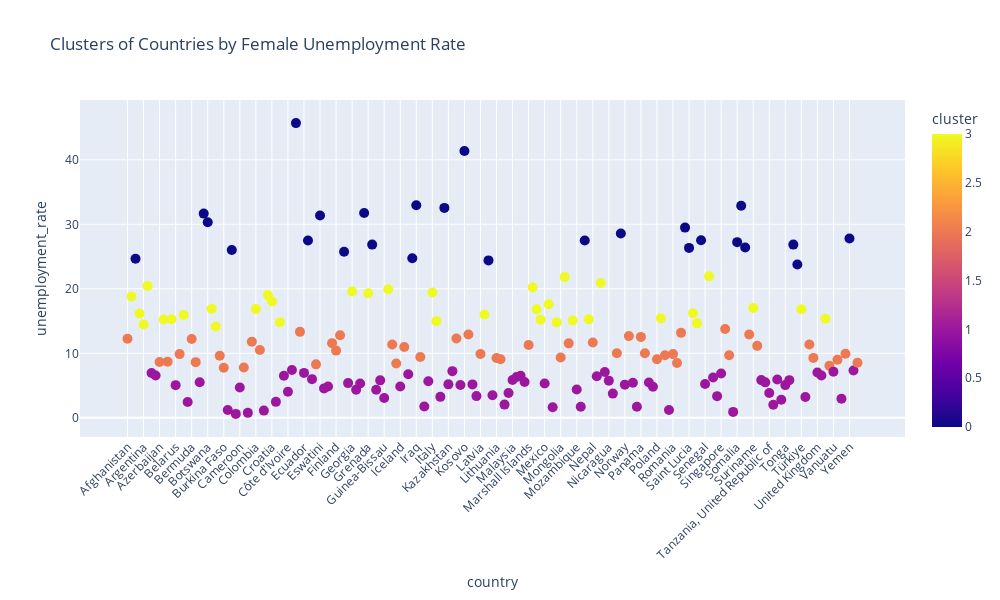

Notebook source saved alongside this figure:
### Code cell
import plotly.express as px

fig = px.scatter(cluster_data, x='country', y='unemployment_rate',
                 color='cluster', hover_name='country',
                 title="Clusters of Countries by Female Unemployment Rate")

fig.update_layout(width=1000, height=600)
fig.update_traces(marker=dict(size=10))
fig.update_layout(xaxis_tickangle=-45)
fig.update_layout(showlegend=True)

fig.update_layout(legend=dict(
    yanchor="bottom",
    y=0.99,
    xanchor="left",
    x=0.99
))

# Show the updated plot
fig.show()

### Figure 1 — Plotly figure (JSON) as saved in the notebook; plotly's stock layout.template omitted (floating-point values rounded to 4 significant figures; data arrays with more than 128 entries replaced by an {"elided": "..."} marker saying what was removed)
{"data": [{"hovertemplate": "<b>%{hovertext}</b><br><br>country=%{x}<br>unemployment_rate=%{y}<br>cluster=%{marker.color}<extra></extra>", "hovertext": {"elided": "183 str values"}, "legendgroup": "", "marker": {"color": {"elided": "183 int values"}, "coloraxis": "coloraxis", "size": 10, "symbol": "circle"}, "mode": "markers", "name": "", "orientation": "v", "showlegend": false, "type": "scatter", "x": {"elided": "183 str values"}, "xaxis": "x", "y": {"elided": "183 float values"}, "yaxis": "y"}], "layout": {"coloraxis": {"colorbar": {"title": {"text": "cluster"}}, "colorscale": [[0, "#0d0887"], [0.1111, "#46039f"], [0.2222, "#7201a8"], [0.3333, "#9c179e"], [0.4444, "#bd3786"], [0.5556, "#d8576b"], [0.6667, "#ed7953"], [0.7778, "#fb9f3a"], [0.8889, "#fdca26"], [1, "#f0f921"]]}, "height": 600, "legend": {"tracegroupgap": 0, "x": 0.99, "xanchor": "left", "y": 0.99, "yanchor": "bottom"}, "showlegend": true, "title": {"text": "Clusters of Countries by Female Unemployment Rate"}, "width": 1000, "xaxis": {"anchor": "y", "domain": [0, 1], "tickangle": -45, "title": {"text": "country"}}, "yaxis": {"anchor": "x", "domain": [0, 1], "title": {"text": "unemployment_rate"}}}}
